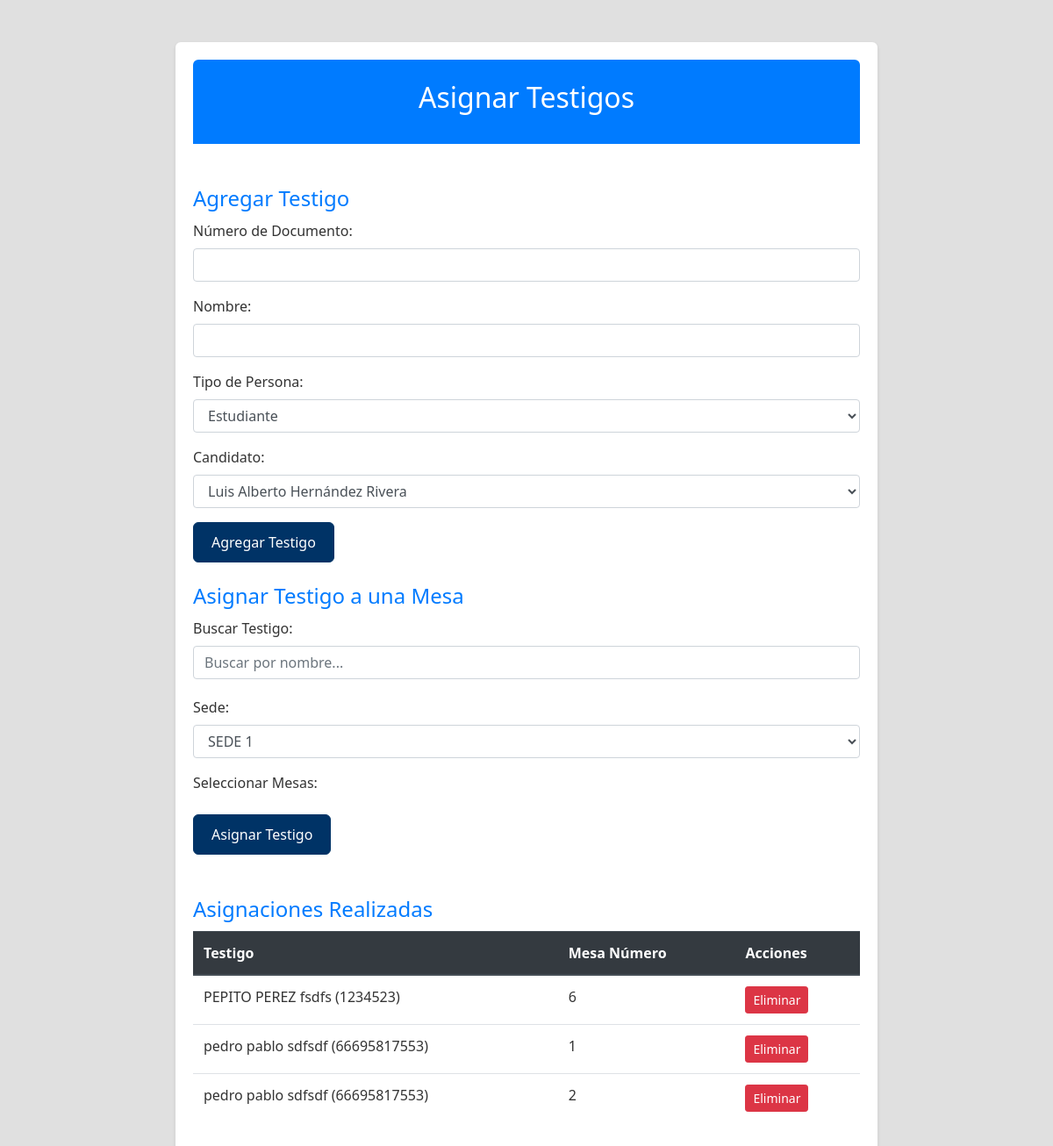
/asignar_testigos, run on an earlier commit of the app's database.
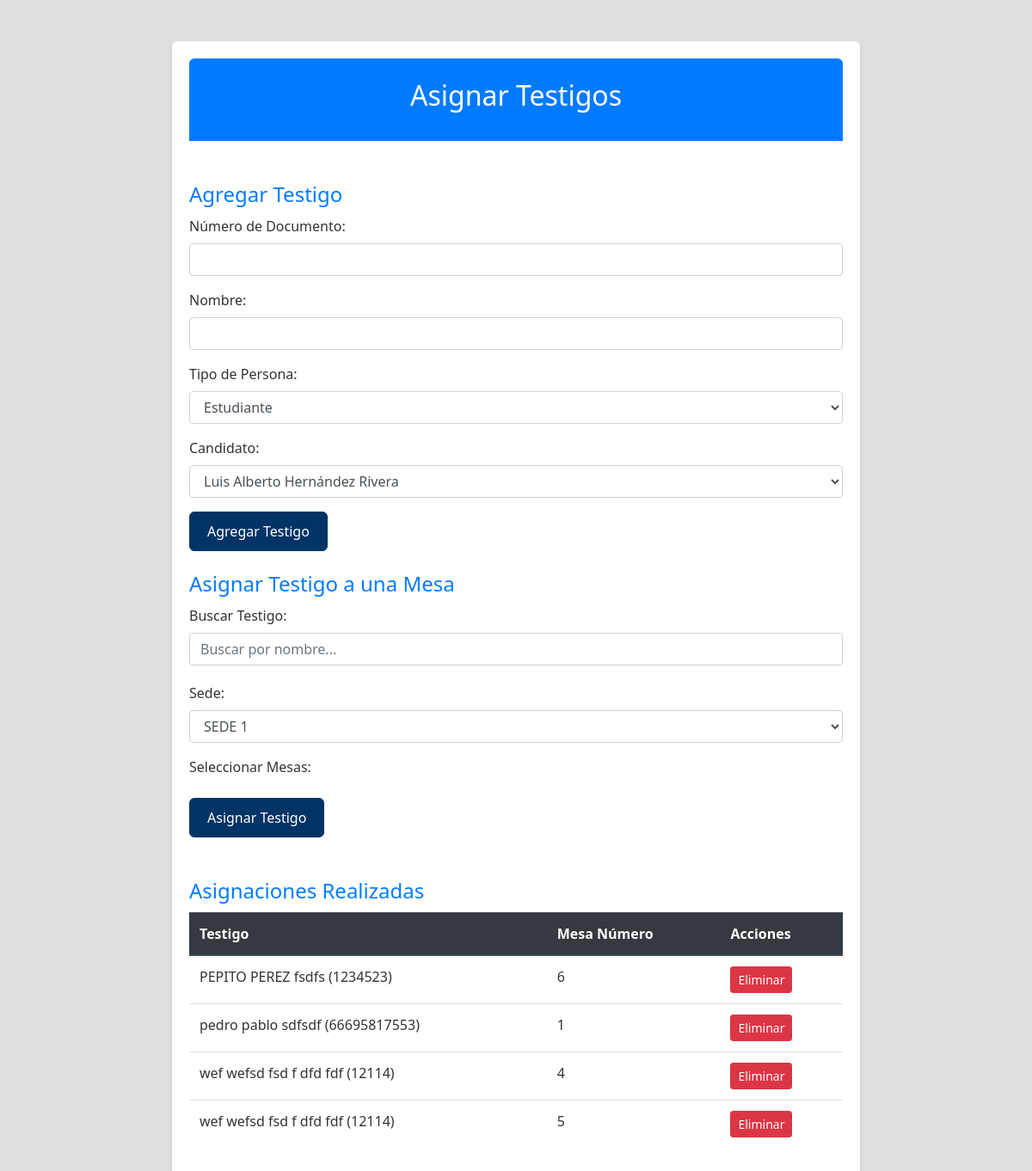
And on a later commit of the database.
### app.py (models this page shows)
class AsignacionTestigo(db.Model):
    id = db.Column(db.Integer, primary_key=True)
    id_testigo = db.Column(db.Integer, db.ForeignKey('testigo.id'), nullable=False)
    id_sede = db.Column(db.Integer, db.ForeignKey('sede.id'), nullable=False)
    mesa_numero = db.Column(db.String(20), nullable=False)
    sede = db.relationship('Sede', backref='asignaciones_testigos')

class Testigo(db.Model):
    id = db.Column(db.Integer, primary_key=True)
    numero_documento = db.Column(db.String(20), nullable=False, unique=True)
    nombre = db.Column(db.String(100), nullable=False)
    tipo_persona = db.Column(db.String(20), nullable=False)  # Estudiante o Profesor
    id_candidato = db.Column(db.Integer, db.ForeignKey('candidato.id'), nullable=True)
    asignaciones = db.relationship('AsignacionTestigo', backref='testigo', lazy=True)  # Cambiamos a 'testigo'

### app.py (the view, shortened to what this page needs)
@app.route('/asignar_testigos', methods=['GET', 'POST'])
def asignar_testigos():
    testigos = Testigo.query.all()
    asignaciones = AsignacionTestigo.query.all()
    candidatos = Candidato.query.all()
    sedes = Sede.query.all()
    return render_template('asignar_testigos.html', testigos=testigos, asignaciones=asignaciones, candidatos=candidatos, sedes=sedes)

### app.py (called while the page is built)
@app.context_processor
def utility_processor():
    def enumerar(iterable, start=0):
        return enumerate(iterable, start)
    return dict(enumerar=enumerar)

### templates/asignar_testigos.html (shortened to what this page needs)
<!DOCTYPE html>
<html lang="en">
<head>
    <link rel="stylesheet" href="https://stackpath.bootstrapcdn.com/bootstrap/4.3.1/css/bootstrap.min.css">
    <link rel="stylesheet" href="{{ url_for('static', filename='styles.css') }}">
</head>
<body>
    <div class="container mt-5">
        <header class="text-center bg-primary text-white py-4" style="border-radius: 6px 6px 0 0;">
            <h1>Asignar Testigos</h1>
        </header>
        <div class="mt-5">
            <form method="post" action="{{ url_for('asignar_testigos') }}" class="mb-4">
                <h2 class="text-primary">Agregar Testigo</h2>
                <div class="form-group">
                    <label for="numero_documento">Número de Documento:</label>
                    <input type="text" id="numero_documento" name="numero_documento" class="form-control mb-2" required>
                </div>
                <div class="form-group">
                    <label for="nombre">Nombre:</label>
                    <input type="text" id="nombre" name="nombre" class="form-control mb-2" required>
                </div>
                <div class="form-group">
                    <label for="tipo_persona">Tipo de Persona:</label>
                    <select id="tipo_persona" name="tipo_persona" class="form-control mb-2" required>
                        <option value="Estudiante">Estudiante</option>
                    </select>
                </div>
                <div class="form-group">
                    <label for="candidato">Candidato:</label>
                    <select id="candidato" name="id_candidato" class="form-control mb-2" required>
                        {% for candidato in candidatos %}
                        <option value="{{ candidato.id }}">{{ candidato.nombre }}</option>
                        {% endfor %}
                    </select>
                </div>
                <button type="submit" name="agregar_testigo" class="btn btn-primary">Agregar Testigo</button>
            </form>
            <form method="post" action="{{ url_for('asignar_testigos') }}" class="mb-4">
                <h2 class="text-primary">Asignar Testigo a una Mesa</h2>
                <div class="search-box">
                    <label for="searchTestigoInput">Buscar Testigo:</label>
                    <input type="text" id="searchTestigoInput" class="form-control" onkeyup="searchTestigos()"
                        placeholder="Buscar por nombre...">
                </div>
                <div class="form-group">
                    <label for="sede">Sede:</label>
                    <select id="sede" name="id_sede" class="form-control mb-2" onchange="loadMesas(this.value)"
                        required>
                        {% for sede in sedes %}
                        <option value="{{ sede.id }}">{{ sede.nombre }}</option>
                        {% endfor %}
                    </select>
                </div>
                <div class="form-group">
                    <label for="mesas">Seleccionar Mesas:</label>
                </div>
                <button type="submit" name="asignar_testigo" class="btn btn-primary">Asignar Testigo</button>
            </form>
            <h2 class="text-primary mt-5">Asignaciones Realizadas</h2>
            {% if asignaciones %}
            <table class="table table-striped">
                <thead class="thead-dark">
                    <tr>
                        <th>Testigo</th>
                        <th>Mesa Número</th>
                        <th>Acciones</th>
                    </tr>
                </thead>
                <tbody>
                    {% for asignacion in asignaciones %}
                    <tr>
                        <td>{{ asignacion.testigo.nombre }} ({{ asignacion.testigo.numero_documento }})</td>
                        <td>{{ asignacion.mesa_numero }}</td>
                        <td>
                            <form method="post"
                                action="{{ url_for('eliminar_asignacion_testigo', asignacion_id=asignacion.id) }}"
                                style="display:inline;">
                                <button type="submit" name="eliminar_asignacion"
                                    class="btn btn-danger btn-sm">Eliminar</button>
                            </form>
                        </td>
                    </tr>
                    {% endfor %}
                </tbody>
            </table>
            {% else %}
            <p>No se han realizado asignaciones todavía.</p>
            {% endif %}
        </div>
    </div>
</body>
</html>

### static/styles.css (style rules this page uses)
:root { --primary-color: #003366; --secondary-color: #ffcc00; --background-color: #e0e0e0; --text-color: #333333; --white-color: #ffffff; --highlight-color: #0078d7; }
body { font-family: 'Segoe UI', Tahoma, Geneva, Verdana, sans-serif; background-color: var(--background-color); margin: 0; padding: 0; color: var(--text-color); }
.container { max-width: 800px; margin: 0 auto; padding: 20px; background-color: var(--white-color); box-shadow: 0 2px 4px rgba(0, 0, 0, 0.1); border-radius: 6px; }
header { background-color: var(--primary-color); color: var(--white-color); padding: 20px; text-align: center; width: 100%; }
h1, h2 { margin: 0; padding-bottom: 10px; }
h1 { font-size: 2rem; }
h2 { color: var(--primary-color); font-size: 1.5rem; }
.btn-primary { background-color: var(--primary-color); border-color: var(--primary-color); color: var(--white-color); border-radius: 6px; padding: 10px 20px; transition: background-color 0.3s, border-color 0.3s; }
.table th { background-color: var(--primary-color); color: var(--white-color); }
.table td { background-color: var(--white-color); color: var(--text-color); }

### templates/asignar_testigos.html (style rules this page uses)
.search-box { margin-bottom: 20px; }

What changed in the data, as far as the page shows it:
changed AsignacionTestigo (number 3 of 4 on the later page): testigo.nombre "pedro pablo sdfsdf" → "wef wefsd fsd f dfd fdf"; testigo.numero_documento "66695817553" → "12114"; mesa_numero "2" → "4"
added AsignacionTestigo: testigo.nombre "wef wefsd fsd f dfd fdf", testigo.numero_documento "12114", mesa_numero "5"
